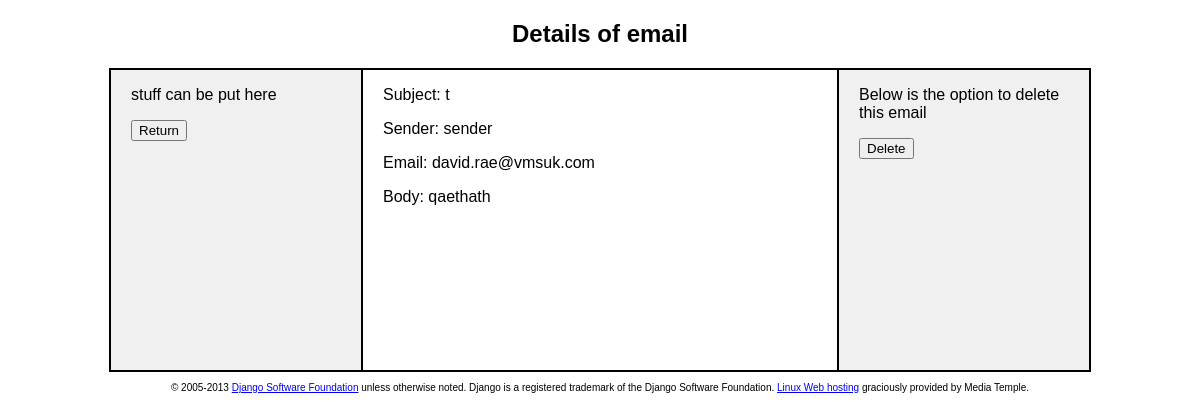
Page /foo/sent_emails/5/ on the earlier database version.
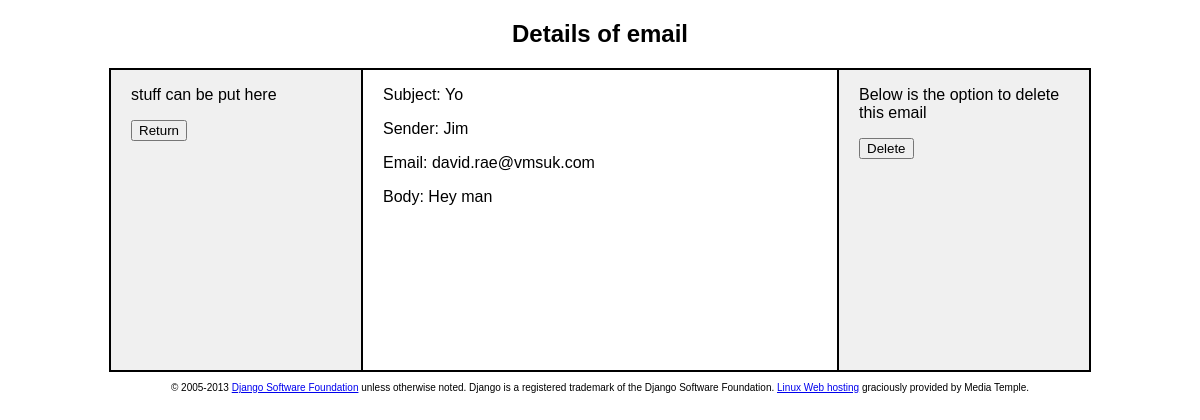
Same page on the later database version.
### foo/models.py (models this page shows, shortened)
class Emailer(models.Model):
    sender_name = models.CharField(max_length = 30, blank = True, null = True, default = "sender", help_text = "put your name here")
    sender_email = models.EmailField(default='david.rae@vmsuk.com')
    subject = models.CharField(max_length=255, help_text='title of the email')
    body = models.TextField(help_text='Content of the email')

### foo/views.py (the view)
# urls.py: url(r'^foo/sent_emails/(?P<pk>.*)/$',EmailDetails.as_view()),
class EmailDetails(DetailView):
    model = Emailer
    success_url = "foo/email_index.html"

### foo/templates/foo/emailer_detail.html (shortened to what this page needs)
<!DOCTYPE html>
<html>
<head>
{% load staticfiles %}
<link rel="stylesheet" href="{% static 'foo/css/main.css' %}"/>
</head>
<body>
<div id="container">
    <h2>Details of email </h2>
</div>
<div class="main">
  <div class="row">
    <div  class="column left">
        <p>stuff can be put here</p>
        <p><button type="button" onclick="location.href='/foo/sent_emails'">Return</button></p>
    </div>
    <div  class="column center">
        <p class="margin">
            <p>Subject: {{ object.subject }}</p>
            <p>Sender: {{ object.sender_name }}</p>
            <p>Email: {{ object.sender_email }}</p>
            <p>Body: {{ object.body }}</p>
        </p>
    </div>
    <div  class="column right">
        <form action="/foo/email_index/delete/{{ object.id }}/" method="post">{% csrf_token %}
            <p>Below is the option to delete this email </p>
            <input type="submit" value="Delete" />
        </form>
    </div>
    </div>
</div>
<footer>
      <p>&copy; 2005-2013 <a href="https://www.djangoproject.com/foundation/">Django Software Foundation</a> unless otherwise noted. Django is a registered trademark of the Django Software Foundation.
      <a href="http://mediatemple.net/">Linux Web hosting</a> graciously provided by Media Temple.
      </p>
</footer>
</body>
</html>

### foo/static/foo/css/main.css (style rules this page uses)
h2 { text-align: center; font-family:"verdana", Sans-serif; }
.main { width: 980px; margin: auto; padding:0; border: 1px solid black; }
.row { width:100%; }
.column { width:474px; border: 1px; background-color: rgb(255,255,255) ; float: left; height: 300px; border: solid 1px; font-family:"verdana", Sans-serif; }
.column.left, .column.right { width:210px; background-color: rgb(240,240,240); padding-left: 20px; padding-right: 20px; }
.column.center { width:434px; padding-left: 20px; padding-right: 20px; }
footer { font-family:"arial", Sans-serif; text-align: center; font-size: 10px; }

Differences in the rows shown:
changed Emailer "david.rae@vmsuk.com": subject "t" → "Yo"; sender_name "sender" → "Jim"; body "qaethath" → "Hey man"
